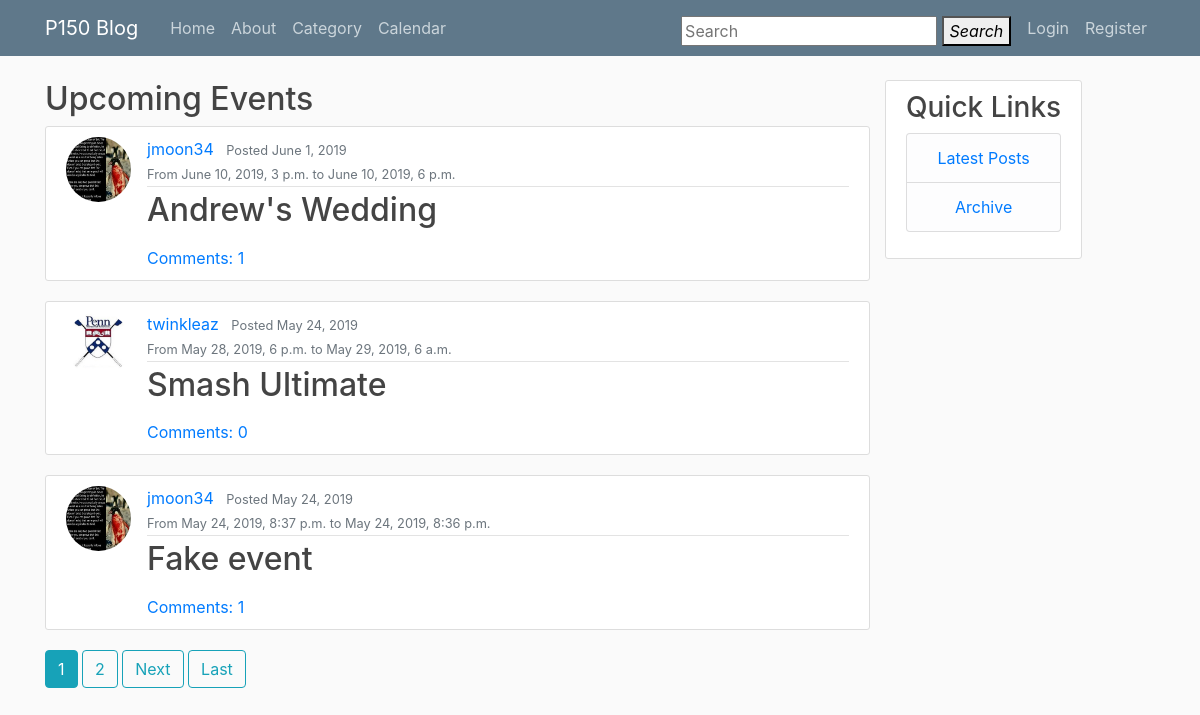
/calendar/event/, run on the app's committed database.
### scheduler/models.py (models this page shows, shortened)
class Event(models.Model):
    title = models.CharField(max_length=150, blank=True, null=True)
    description = RichTextUploadingField(config_name='default', blank=True,
                                         null=True)
    date_posted = models.DateTimeField(default=timezone.now)
    start_time = models.DateTimeField()
    end_time = models.DateTimeField()
    author = models.ForeignKey(User, on_delete=models.CASCADE)

### users/models.py (models this page shows, shortened)
class Profile(models.Model):
    user = models.OneToOneField(User, on_delete=models.CASCADE)
    image = models.ImageField(default='default.jpg', upload_to='profile_pics')

### scheduler/views.py (the view)
# urls.py: path('event/', EventListView.as_view(), name='event-home'),
class EventListView(ListView):
    model = Event
    context_object_name = 'events'
    template_name = 'scheduler/events_home.html'
    ordering = ['-start_time']
    paginate_by = 3

### scheduler/templates/scheduler/events_home.html (shortened to what this page needs)
{% extends 'blog/base.html' %}
{% block content %}
	<h2>Upcoming Events</h2>
	{% for event in events %}
		<article class="media content-section">
			<img class="rounded-circle article-img" src="{{ event.author.profile.image.url }}">
			<div class="media-body">
				<div class="article-metadata">
					<a class="mr-2" href="{% url 'user-posts' event.author.username %}">{{ event.author }}</a>
					<small class="text-muted">Posted {{ event.date_posted|date:"F j, Y" }}</small>
					<div>
						<small class="text-secondary">
							From {{ event.start_time }} to {{ event.end_time }}
						</small>
					</div>
				</div>
				<h2><a class="article-title" href="{% url 'event-detail' event.id %}">{{ event.title }}</a></h2>
				<a href="{% url 'event-detail' event.id %}">Comments: {{ event.comments.count }}</a>
			</div>
		</article>
	{% endfor %}
	{% if is_paginated %}
		{% for num in page_obj.paginator.page_range %}
			{% if page_obj.number == num %}
				<a class="btn btn-info mb-4" href="?page={{ num }}">{{ num }}</a>
			{% elif num > page_obj.number|add:'-3' and num < page_obj.number|add:'3' %}
				<a class="btn btn-outline-info mb-4" href="?page={{ num }}">{{ num }}</a>
			{% endif %}
		{% endfor %}
		{% if page_obj.has_next %}
			<a class="btn btn-outline-info mb-4" href="?page={{ page_obj.next_page_number }}">Next</a>
			<a class="btn btn-outline-info mb-4" href="?page={{ page_obj.paginator.num_pages}}">Last</a>
		{% endif %}
	{% endif %}
{% endblock %}

### blog/static/blog/main.css (style rules this page uses)
body { background: #fafafa; color: #333333; margin-top: 5rem; }
h1, h2, h3, h4, h5, h6 { color: #444444; }
.content-section { background: #ffffff; padding: 10px 20px; border: 1px solid #dddddd; border-radius: 3px; margin-bottom: 20px; }
.article-title { color: #444444; }
img { max-width: 100%; height: auto; }
.article-img { height: 65px; width: 65px; margin-right: 16px; }
.article-metadata { padding-bottom: 1px; margin-bottom: 4px; border-bottom: 1px solid #e3e3e3 }

### data on the page
Event: author.profile.image (picture), author "jmoon34", date_posted "June 1, 2019", start_time "June 10, 2019, 3 p.m.", end_time "June 10, 2019, 6 p.m.", title "Andrew's Wedding", comments.count "1"
Event: author.profile.image (placeholder picture), author "twinkleaz", date_posted "May 24, 2019", start_time "May 28, 2019, 6 p.m.", end_time "May 29, 2019, 6 a.m.", title "Smash Ultimate", comments.count "0"
Event: author.profile.image (picture), author "jmoon34", date_posted "May 24, 2019", start_time "May 24, 2019, 8:37 p.m.", end_time "May 24, 2019, 8:36 p.m.", title "Fake event", comments.count "1"

### other printed values
{{ num }} "1"
{{ num }} "2"
